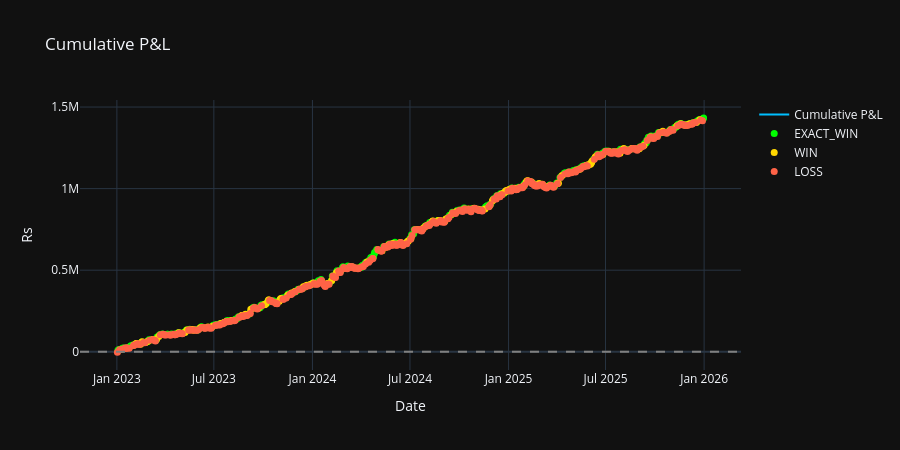

The notebook cell this image was saved under:
### Markdown cell above
## 2. Cumulative P&L Over Time

### Code cell
df_sorted = df.sort_values('date').copy()
df_sorted['cum_pnl'] = df_sorted['pnl_rs'].cumsum()
color_map = {'EXACT_WIN': 'lime', 'WIN': 'gold', 'LOSS': 'tomato'}

fig = go.Figure()
fig.add_trace(go.Scatter(x=df_sorted['date'], y=df_sorted['cum_pnl'],
    mode='lines', name='Cumulative P&L', line=dict(color='deepskyblue', width=2)))
for result, color in color_map.items():
    sub = df_sorted[df_sorted['result'] == result]
    fig.add_trace(go.Scatter(x=sub['date'], y=sub['cum_pnl'], mode='markers',
        name=result, marker=dict(color=color, size=7)))
fig.add_hline(y=0, line_dash='dash', line_color='gray')
fig.update_layout(title='Cumulative P&L', xaxis_title='Date', yaxis_title='Rs',
    template='plotly_dark', height=450, hovermode='x unified')
fig.show()

### Figure 1 — Plotly figure (JSON) as saved in the notebook; plotly's stock layout.template omitted (floating-point values rounded to 4 significant figures; data arrays with more than 128 entries replaced by an {"elided": "..."} marker saying what was removed)
{"data": [{"line": {"color": "deepskyblue", "width": 2}, "mode": "lines", "name": "Cumulative P&L", "type": "scatter", "x": {"elided": "741 str values"}, "y": {"elided": "741 float values"}}, {"marker": {"color": "lime", "size": 7}, "mode": "markers", "name": "EXACT_WIN", "type": "scatter", "x": {"elided": "233 str values"}, "y": {"elided": "233 float values"}}, {"marker": {"color": "gold", "size": 7}, "mode": "markers", "name": "WIN", "type": "scatter", "x": {"elided": "168 str values"}, "y": {"elided": "168 float values"}}, {"marker": {"color": "tomato", "size": 7}, "mode": "markers", "name": "LOSS", "type": "scatter", "x": {"elided": "340 str values"}, "y": {"elided": "340 float values"}}], "layout": {"height": 450, "hovermode": "x unified", "shapes": [{"line": {"color": "gray", "dash": "dash"}, "type": "line", "x0": 0, "x1": 1, "xref": "x domain", "y0": 0, "y1": 0, "yref": "y"}], "title": {"text": "Cumulative P&L"}, "xaxis": {"title": {"text": "Date"}}, "yaxis": {"title": {"text": "Rs"}}}}
